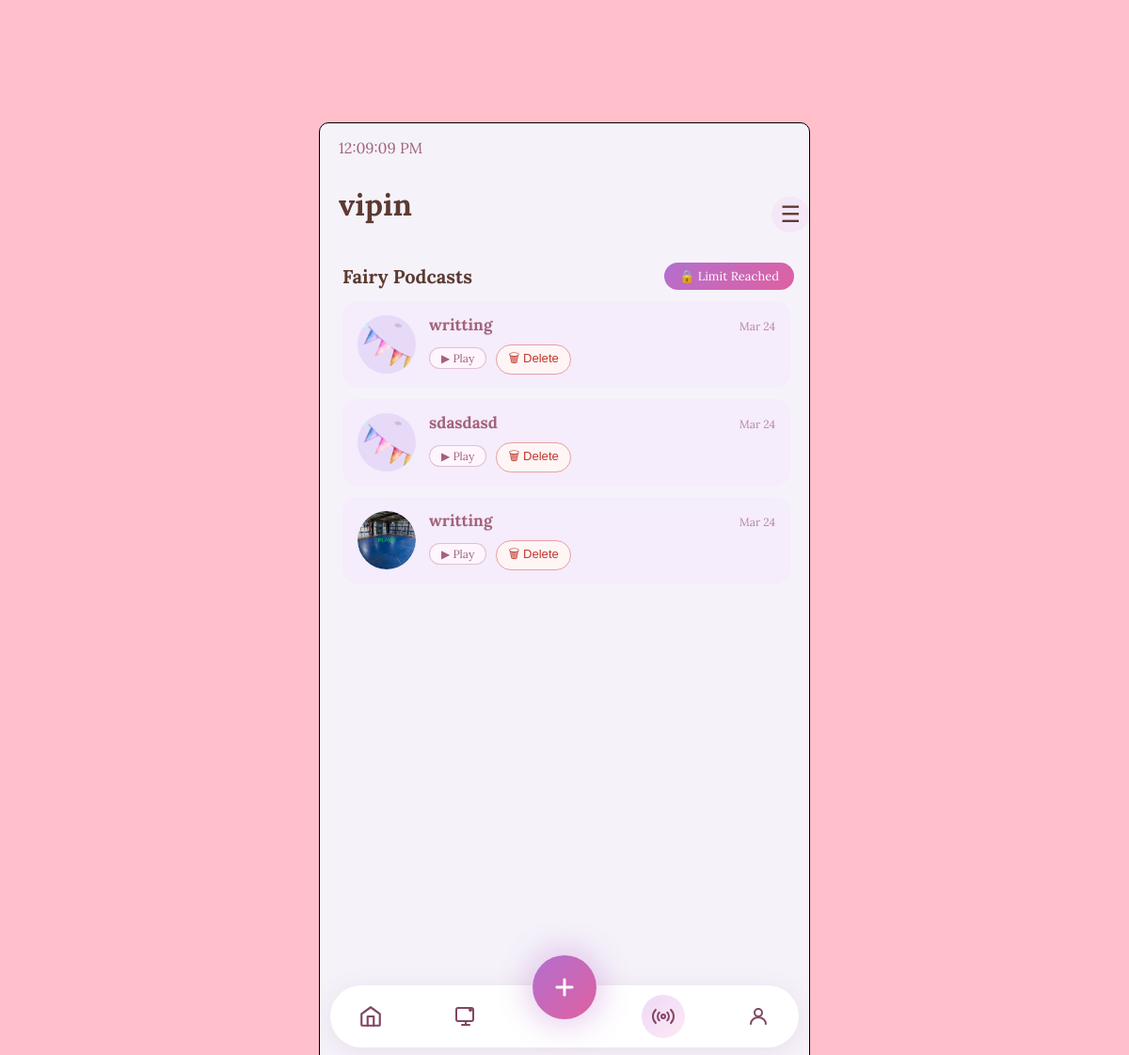
Screenshot of /podcast/ (signed in) with the database file from the repository.
### login/models.py (models this page shows, shortened)
class User(AbstractBaseUser, PermissionsMixin):
    USER_TYPES = (
        (1, 'SuperAdmin'),
        (2, 'Admin'),
        (3, 'User'),
    )
    user_type = models.PositiveSmallIntegerField(
    choices=USER_TYPES,
    default=3
     )
    username = models.CharField(max_length=100, null=True, blank=True)
    email = models.EmailField(unique=True)
    verification_token = models.CharField(max_length=100, null=True, blank=True)
    child_age = models.IntegerField(null=True, blank=True)
    child_name = models.CharField(max_length=100, null=True, blank=True)
    profile_picture = models.ImageField(upload_to='profile_pics/', null=True, blank=True)
    is_verified = models.BooleanField(default=False)
    is_staff = models.BooleanField(default=False)
    is_active = models.BooleanField(default=True)
    objects = CustomUserManager()
    FAIRY_TYPES = (
        (1, 'Rainbow Fairy'),
        (2, 'Heart Fairy'),
        (3, 'Rainbow Unicorn '),
        (4, 'Star Fairy'),
        (5, 'Heart Unicorn'),
        (6, 'Fairy Wand'),
    )
    court_type = models.PositiveSmallIntegerField(
        choices=FAIRY_TYPES,
        default=1
    )
    MEMBERSHIP_TYPES = (
        (1, 'fairy time'),
        (2, 'fairy circle'),
        (3, 'fairy world'),
    )
    membership_type = models.PositiveSmallIntegerField(
        choices=MEMBERSHIP_TYPES,
        default=1
    )
    USERNAME_FIELD = 'email'
    REQUIRED_FIELDS = []

class podcast(models.Model):
    podcasttitel = models.CharField(max_length=100)
    video = models.FileField(upload_to='podcast_videos/')
    thumbnail = models.ImageField(upload_to='podcast_thumbnails/')
    created_at = models.DateTimeField(auto_now_add=True)

### login/views.py (the view)
# urls.py: path('podcast/', views.podcast, name='podcast'),
def podcast(request):
    upload_count = 0
    upload_limit = 0
    can_upload = False
    user_podcast_ids = set()
    if request.user.is_authenticated:
        upload_limit = MEMBERSHIP_UPLOAD_LIMITS.get(request.user.membership_type, 0)
        upload_count = uploadedpodcast.objects.filter(user=request.user).count()
        can_upload = upload_count < upload_limit
        user_podcast_ids = set(uploadedpodcast.objects.filter(user=request.user).values_list('podcast_id', flat=True))
    podcasts = PodcastModel.objects.filter(id__in=user_podcast_ids).order_by('-created_at')
    return render(request, 'podcast.html', {
        'podcasts': podcasts,
        'upload_count': upload_count,
        'upload_limit': upload_limit,
        'can_upload': can_upload,
        'user_podcast_ids': user_podcast_ids,
    })

### login/templates/podcast.html (shortened to what this page needs)
<!DOCTYPE html>
<html>
<head>
 {% load static %}
  <link rel="stylesheet" href="{% static 'members/main_page.css' %}">
  <link rel="stylesheet" href="{% static 'members/podcast.css' %}">
</head>
<body>
<div class="container">
  <div class="top">
    <p id="current-time"></p>
    <div class="time-back">
      <div>
        <h1 id="name">{{ request.user.child_name }}</h1>
      </div>
      <button class="menu-btn" onclick="openMenu()">&#9776;</button>
    </div>
  </div>
  <div class="fairy-mail-section">
    <div class="fairy-mail-header">
      <h3>Fairy Podcasts</h3>
      {% if can_upload %}
        <button class="upload-podcast-btn" onclick="openUploadModal()">+ Upload ({{ upload_count }}/{{ upload_limit }})</button>
      {% else %}
        <button class="upload-podcast-btn upgrade-btn" onclick="document.getElementById('upgrade-notice').style.display='block'">&#128274; Limit Reached</button>
      {% endif %}
    </div>
    <div class="fairy-mail-list">
      {% for pod in podcasts %}
      <div class="fairy-mail-item">
        <div class="fairy-avatar podcast-thumb">
          {% if pod.thumbnail %}
          <img src="{{ pod.thumbnail.url }}" alt="thumbnail">
          {% else %}
          <svg width="32" height="32" viewBox="0 0 24 24" fill="none" stroke="rgb(163,98,123)" stroke-width="2" stroke-linecap="round" stroke-linejoin="round"><circle cx="12" cy="12" r="2"/><path d="M16.24 7.76a6 6 0 0 1 0 8.49"/><path d="M7.76 7.76a6 6 0 0 0 0 8.49"/></svg>
          {% endif %}
        </div>
        <div class="fairy-mail-content">
          <div class="fairy-mail-top">
            <span class="fairy-name">{{ pod.podcasttitel }}</span>
            <span class="mail-time">{{ pod.created_at|date:"M d" }}</span>
          </div>
          <a href="{{ pod.video.url }}" class="reply-btn" target="_blank">&#9654; Play</a>
          {% if pod.id in user_podcast_ids %}
          <form method="post" action="{% url 'delete_podcast' pod.id %}" style="display:inline;" onsubmit="return confirm('Delete this podcast?')">
            <button type="submit" class="delete-podcast-btn">&#128465; Delete</button>
          </form>
          {% endif %}
        </div>
      </div>
      {% empty %}
      <p class="no-mail">No podcasts yet!</p>
      {% endfor %}
    </div>
  </div>
  <div class="bottom-nav">
    <div class="bottom-nav-bar">
      <a href="{% url 'main_page' %}" class="nav-item">
        <div class="nav-icon-wrap">
          <svg width="26" height="26" viewBox="0 0 24 24" fill="none" stroke="currentColor" stroke-width="2" stroke-linecap="round" stroke-linejoin="round"><path d="M3 9.5L12 3l9 6.5V20a1 1 0 0 1-1 1H4a1 1 0 0 1-1-1V9.5z"/><polyline points="9 21 9 12 15 12 15 21"/></svg>
        </div>
      </a>
      <a href="#" class="nav-item">
        <div class="nav-icon-wrap">
        </div>
      </a>
      <a href="{% url 'podcast' %}" class="nav-item active">
        <div class="nav-icon-wrap active-wrap">
        </div>
      </a>
      <a href="#" class="nav-item">
        <div class="nav-icon-wrap">
          <svg width="24" height="24" viewBox="0 0 24 24" fill="none" stroke="currentColor" stroke-width="2" stroke-linecap="round" stroke-linejoin="round"><circle cx="12" cy="8" r="4"/><path d="M4 20c0-4 3.6-7 8-7s8 3 8 7"/></svg>
        </div>
      </a>
    </div>
    <button class="nav-plus-btn">
      <svg width="28" height="28" viewBox="0 0 24 24" fill="none" stroke="white" stroke-width="2.5" stroke-linecap="round"><line x1="12" y1="5" x2="12" y2="19"/><line x1="5" y1="12" x2="19" y2="12"/></svg>
    </button>
  </div>
</div>
</body>
</html>

### login/static/members/main_page.css (style rules this page uses)
body { background-color: pink; font-family: "Lora", serif; }
.container { position: absolute; top: 50%; left: 50%; transform: translate(-50%, -50%); margin: 0; background-color: rgb(245, 242, 250); border: 1px solid black; border-radius: 10px; height: 900px; width: 500px; padding-left: 20px; padding-bottom: 100px; margin-top: 70px; margin-bottom: 250px; overflow: hidden; }
.container p { color: rgb(163, 98, 123); margin-bottom: 0; justify-content: flex-start; }
#current-time { text-align: left; width: 100%; margin-bottom: 30px; }
.top { display: flex; flex-direction: column; justify-content: space-between; align-items: center; }
.time-back h1 { color:rgb(92, 58, 49); margin-top: 0; }
.time-back { display: flex; justify-content: space-between; align-items: center; width: 100%; }
.menu-btn { background: none; border: none; font-size: 24px; color: rgb(92, 58, 49); cursor: pointer; padding: 4px 8px; border-radius: 6px; border: 1px solid transparent; background-color: rgb(244, 232, 248); border-radius: 60%; transition: background 0.2s; }
.fairy-mail-section { padding: 0 4px; margin-top: 20px; }
.fairy-mail-header { display: flex; justify-content: space-between; align-items: center; margin-bottom: 12px; padding-right: 12px; }
.fairy-mail-header h3 { color: rgb(92, 58, 49); font-size: 20px; margin: 0; }
.fairy-mail-item { display: flex; align-items: center; gap: 14px; background: rgb(245, 236, 252); border-radius: 16px; padding: 14px 16px; margin-bottom: 12px; margin-right: 12px; }
.fairy-avatar { flex-shrink: 0; width: 62px; height: 62px; background: rgb(230, 218, 248); border-radius: 50%; display: flex; align-items: center; justify-content: center; overflow: hidden; }
.fairy-avatar img { width: 46px; height: 46px; object-fit: contain; }
.fairy-mail-content { flex: 1; min-width: 0; }
.fairy-mail-top { display: flex; justify-content: space-between; align-items: baseline; margin-bottom: 4px; }
.fairy-name { color: rgb(163, 98, 123); font-size: 17px; font-weight: 700; font-family: "Lora", serif; }
.mail-time { color: rgb(163, 98, 123); font-size: 12px; opacity: 0.75; flex-shrink: 0; margin-left: 8px; }
.fairy-mail-list { overflow-y: auto; max-height: 420px; padding-right: 4px; scrollbar-width: none; }
.reply-btn { display: inline-block; margin-top: 6px; color: rgb(163, 98, 123); background: rgb(255, 245, 255); border: 1px solid rgba(163, 98, 123, 0.35); border-radius: 20px; padding: 3px 12px; font-size: 12px; font-family: "Lora", serif; text-decoration: none; transition: background 0.2s; }
.delete-podcast-btn { display: inline-block; margin-top: 6px; margin-left: 6px; color: #c0392b; background: #fff5f5; border: 1px solid #e8a0a0; border-radius: 20px; padding: 4px 12px; font-size: 0.82em; cursor: pointer; transition: background 0.2s; }
.bottom-nav { position: absolute; bottom: 18px; left: 0; width: 100%; display: flex; justify-content: center; align-items: flex-end; z-index: 5; pointer-events: none; }
.bottom-nav-bar { display: flex; align-items: center; background: white; border-radius: 40px; padding: 10px 20px; gap: 10px; box-shadow: 0 4px 24px rgba(163, 98, 123, 0.13); width: 88%; justify-content: space-between; pointer-events: all; }
.nav-item { text-decoration: none; color: rgb(130, 70, 100); display: flex; align-items: center; justify-content: center; }
.nav-icon-wrap { width: 46px; height: 46px; display: flex; align-items: center; justify-content: center; border-radius: 50%; color: rgb(130, 70, 100); }
.active-wrap { background: linear-gradient(135deg, rgba(220, 180, 240, 0.5), rgba(255, 200, 230, 0.4)); }
.nav-plus-btn { position: absolute; bottom: 30px; left: 50%; transform: translateX(-50%); width: 68px; height: 68px; border-radius: 50%; background: linear-gradient(135deg, #b36fcf, #e060a0); border: none; cursor: pointer; display: flex; align-items: center; justify-content: center; box-shadow: 0 0 28px 10px rgba(180, 100, 200, 0.25); pointer-events: all; transition: transform 0.2s, box-shadow 0.2s; }

### login/static/members/podcast.css (style rules this page uses)
.podcast-thumb img { width: 62px; height: 62px; object-fit: cover; border-radius: 50%; }
.upload-podcast-btn { background: linear-gradient(135deg, #b36fcf, #e060a0); color: white; border: none; border-radius: 20px; padding: 6px 16px; font-size: 13px; font-family: "Lora", serif; cursor: pointer; transition: opacity 0.2s; }

### rows the page displays
User: user.child_name "vipin"
podcast: thumbnail (picture), podcasttitel "writting", created_at "Mar 24", shows "🗑 Delete"
podcast: thumbnail (picture), podcasttitel "sdasdasd", created_at "Mar 24", shows "🗑 Delete"
podcast: thumbnail (picture), podcasttitel "writting", created_at "Mar 24", shows "🗑 Delete"
